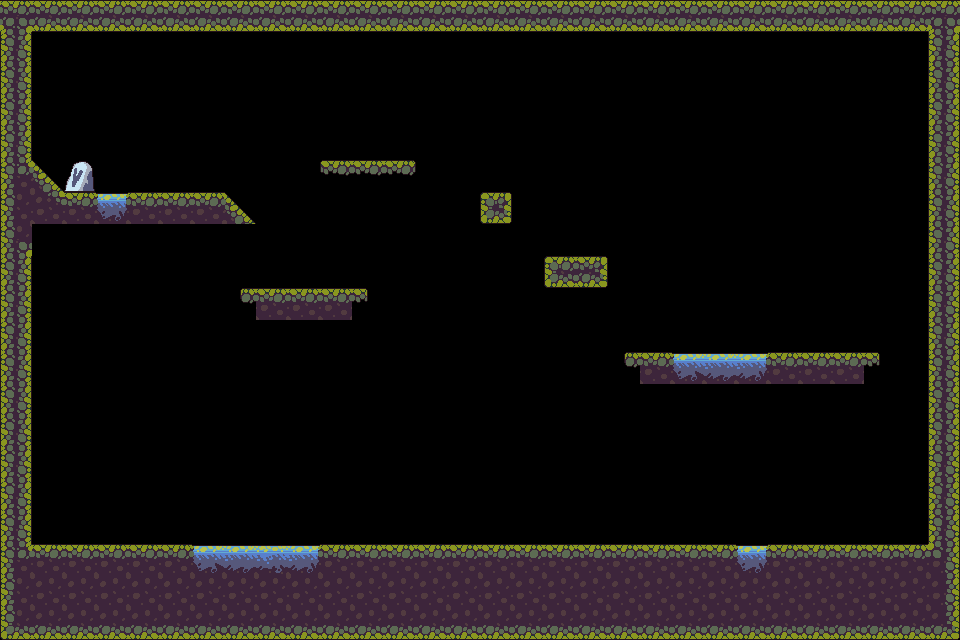

This game map was drawn from its Tiled (.tmx) file and the tilesets committed beside it. A one-line description and the full map source follow:
An orthogonal 30x20 tile map with 32x32 px tiles, 1 tile layer (Tile Layer 1), 3 tilesets and 22 objects.

<map version="1.10" tiledversion="1.11.2" orientation="orthogonal" renderorder="right-down" width="30" height="20" tilewidth="32" tileheight="32" infinite="0" nextlayerid="3" nextobjectid="41">
 <tileset firstgid="1" source="assets/Tileset.tsx" />
 <tileset firstgid="61" source="assets/forestobjects.tsx" />
 <tileset firstgid="120" source="assets/goodly-2x.tsx" />
 <layer id="1" name="Tile Layer 1" width="30" height="20">
  <data encoding="csv">
42,33,33,33,33,33,33,33,33,33,33,33,33,33,33,33,33,33,33,33,33,33,33,33,33,33,33,33,33,42,
55,0,0,0,0,0,0,0,0,0,0,0,0,0,0,0,0,0,0,0,0,0,0,0,0,0,0,0,0,55,
55,0,0,0,0,0,0,0,0,0,0,0,0,0,0,0,0,0,0,0,0,0,0,0,0,0,0,0,0,55,
55,0,0,0,0,0,0,0,0,0,0,0,0,0,0,0,0,0,0,0,0,0,0,0,0,0,0,0,0,55,
55,0,0,0,0,0,0,0,0,0,0,0,0,0,0,0,0,0,0,0,0,0,0,0,0,0,0,0,0,55,
36,48,113,0,0,0,0,0,0,0,7,8,9,0,0,0,0,0,0,0,0,0,0,0,0,0,0,0,0,55,
11,58,2,10,2,2,25,48,0,0,0,0,0,0,0,31,0,0,0,0,0,0,0,0,0,0,0,0,0,55,
38,0,0,0,0,0,0,0,0,0,0,0,0,0,0,0,0,0,0,0,0,0,0,0,0,0,0,0,0,55,
55,0,0,0,0,0,0,0,0,0,0,0,0,0,0,0,0,32,34,0,0,0,0,0,0,0,0,0,0,55,
55,0,0,0,0,0,0,49,2,2,2,59,0,0,0,0,0,0,0,0,0,0,0,0,0,0,0,0,0,55,
55,0,0,0,0,0,0,0,0,0,0,0,0,0,0,0,0,0,0,0,0,0,0,0,0,0,0,0,0,55,
55,0,0,0,0,0,0,0,0,0,0,0,0,0,0,0,0,0,0,49,2,20,30,50,2,2,2,59,0,55,
55,0,0,0,0,0,0,0,0,0,0,0,0,0,0,0,0,0,0,0,0,0,0,0,0,0,0,0,0,55,
55,0,0,0,0,0,0,0,0,0,0,0,0,0,0,0,0,0,0,0,0,0,0,0,0,0,0,0,0,55,
55,0,0,0,0,0,0,0,0,0,0,0,0,0,0,0,0,0,0,0,0,0,0,0,0,0,0,0,0,55,
55,0,0,0,0,0,0,0,0,0,0,0,0,0,0,0,0,0,0,0,0,0,0,0,0,0,0,0,0,55,
55,0,0,0,0,0,0,0,0,0,0,0,0,0,0,0,0,0,0,0,0,0,0,0,0,0,0,0,0,55,
36,2,2,2,2,2,20,30,40,50,2,2,2,2,2,2,2,2,2,2,2,2,2,10,2,2,2,2,2,46,
11,12,12,12,12,12,12,12,12,12,12,12,12,12,12,12,12,12,12,12,12,12,12,12,12,12,12,12,12,13,
21,22,22,22,22,22,22,22,22,22,22,22,22,22,22,22,22,22,22,22,22,22,22,22,22,22,22,22,22,23
</data>
 </layer>
 <objectgroup id="2" name="Object Layer 1">
  <object id="2" gid="61" x="160" y="192" width="31" height="15" />
  <object id="3" gid="69" x="576" y="544" width="61" height="25" />
  <object id="4" gid="63" x="544" y="544" width="29" height="15" />
  <object id="5" gid="65" x="96" y="544" width="63" height="28" />
  <object id="6" gid="66" x="832" y="544" width="31" height="26" />
  <object id="7" gid="93" x="192" y="192" width="13" height="21" />
  <object id="8" gid="82" x="64" y="192" width="12" height="12" />
  <object id="25" gid="68" x="768" y="352" width="63" height="27" />
  <object id="26" gid="72" x="640" y="352" width="27" height="26" />
  <object id="27" gid="80" x="832" y="352" width="17" height="16" />
  <object id="28" gid="117" x="768" y="544" width="104" height="135" />
  <object id="30" gid="118" x="320" y="544" width="141" height="168" />
  <object id="31" gid="80" x="160" y="544" width="17" height="16" />
  <object id="32" gid="80" x="416" y="544" width="17" height="16" />
  <object id="33" gid="88" x="352" y="544" width="9" height="11" />
  <object id="34" gid="80" x="384" y="544" width="17" height="16" />
  <object id="35" gid="81" x="401" y="544" width="14" height="16" />
  <object id="36" gid="104" x="256" y="288" width="40" height="28" />
  <object id="37" gid="84" x="320" y="288" width="11" height="9" />
  <object id="38" gid="77" x="576" y="256" width="25" height="20" />
  <object id="39" gid="79" x="544" y="256" width="17" height="18" />
  <object id="40" gid="89" x="480" y="544" width="16" height="21" />
 </objectgroup>
</map>
